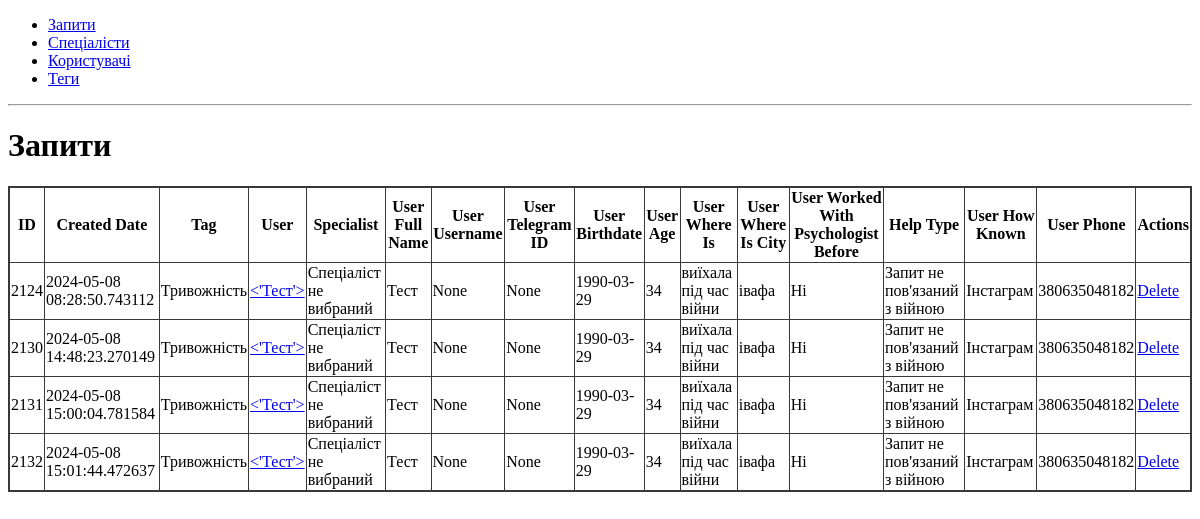
The app's page /requests/, older data.
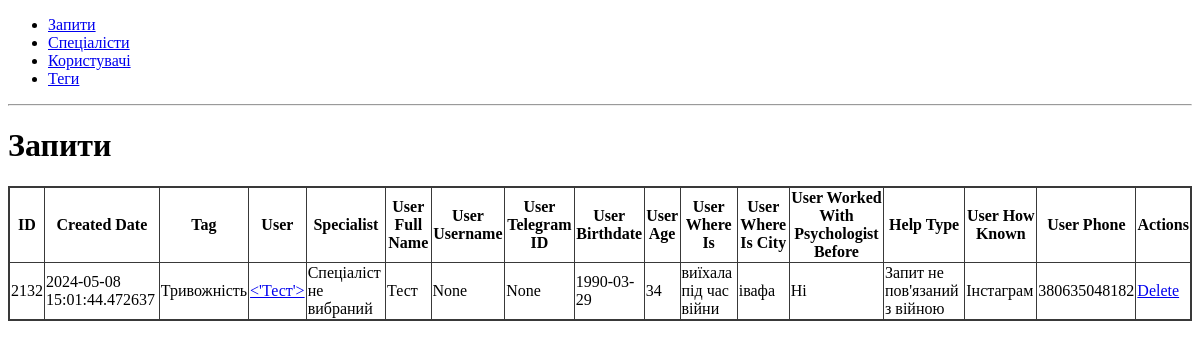
The same page, newer data.
### app/requests/models.py (models this page shows, shortened)
class Request(db.Model):
    id = db.Column(db.Integer, primary_key=True)
    created_date = db.Column(db.DateTime, nullable=False)
    user_full_name = db.Column(db.String(80), nullable=False)
    user_username = db.Column(db.String(80))
    user_telegram_id = db.Column(db.Integer)
    user_birthdate = db.Column(db.Date, nullable=False)
    user_where_is = db.Column(db.String(80), nullable=False)
    user_where_is_city = db.Column(db.String(80), nullable=False)
    user_worked_with_psychologist_before = db.Column(db.String(80), nullable=False)
    help_type = db.Column(db.String(80), nullable=False)
    user_how_known = db.Column(db.String(80), nullable=False)
    user_phone = db.Column(db.Integer, nullable=False)
    request_type = db.Column(db.String(80), nullable=False)
    tag_id = db.Column(db.Integer, db.ForeignKey("tag.id"), nullable=False)
    tag = db.relationship("Tag", backref="requests")
    user_id = db.Column(db.Integer, db.ForeignKey("user.id"), nullable=False)
    user = db.relationship("User", backref="requests")
    specialist_id = db.Column(db.Integer, db.ForeignKey("specialist.id"), nullable=True)
    specialist = db.relationship("Specialist", backref="requests")

### app/tags/models.py (models this page shows, shortened)
class Tag(db.Model):
    __tablename__ = "tag"
    id = db.Column(db.Integer, primary_key=True)
    name = db.Column(db.String(255), unique=True, nullable=False)
    specialists = db.relationship("Specialist", secondary="specialist_tag", back_populates="tags")
    def __repr__(self) -> str:
        return f"{self.name}"

### app/users/models.py (models this page shows, shortened)
class User(db.Model):
    id = db.Column(db.Integer, primary_key=True)
    name = db.Column(db.String(80), unique=True, nullable=False)
    username = db.Column(db.String(80), unique=True)
    telegram_id = db.Column(db.Integer, unique=True)
    birthdate = db.Column(db.Date, nullable=False)
    where_is = db.Column(db.String(80), nullable=False)
    where_is_city = db.Column(db.String(80), nullable=False)
    worked_with_psychologist_before = db.Column(db.String(80), nullable=False)
    phone = db.Column(db.String(80), nullable=False)
    how_known = db.Column(db.String(80), nullable=False)
    age = db.Column(db.Integer)
    def __repr__(self):
        return '<%r>' % self.name

### app/requests/routes.py (the view)
@bp.route("/", methods=["GET", "POST"])
def requests():
    return render_template("requests.html", requests = Request.query.all())

### app/requests/templates/requests.html
{% extends 'base.html' %}
{% block content %}
<h1>Запити</h1>
{% include 'requests_table.html' %}
{% endblock %}

### app/templates/base.html (shortened to what this page needs)
<!DOCTYPE html>
<html lang="en">
<head>
    <link rel="stylesheet" href="{{ url_for('static', filename='style.css') }}">
</head>
<body>
    <nav>
        <ul>
            <li><a href="{{ url_for('requests.requests') }}">Запити</a></li>
            <li><a href="{{ url_for('specialists.specialists') }}">Спеціалісти</a></li>
            <li><a href="{{ url_for('users.users') }}">Користувачі</a></li>
            <li><a href="{{ url_for('tags.tags') }}">Теги</a></li>
        </ul>
    </nav>
    <hr>
    <div class="content">
        {% block content %} {% endblock %}
    </div>
</body>
</html>

### app/requests/templates/requests_table.html
<table id="requests">
    <thead>
        <tr>
            <th>ID</th>
            <th>Created Date</th>
            <th>Tag</th>
            <th>User</th>
            <th>Specialist</th>
            <th>User Full Name</th>
            <th>User Username</th>
            <th>User Telegram ID</th>
            <th>User Birthdate</th>
            <th>User Age</th>
            <th>User Where Is</th>
            <th>User Where Is City</th>
            <th>User Worked With Psychologist Before</th>
            <th>Help Type</th>
            <th>User How Known</th>
            <th>User Phone</th>
            <th>Actions</th>
        </tr>
    </thead>
    <tbody>
        {% for request in requests %}
        <tr>
            <td>{{ request.id }}</td>
            <td>{{ request.created_date }}</td>
            <td>{{ request.tag }}</td>
            <td><a href="{{ url_for('users.user_card', user_id=request.user_id) }}">{{ request.user }}</a></td>
            <td>
                {% if request.specialist %}
                <a href="{{ url_for('specialists.specialist_card', specialist_id=request.specialist_id) }}">{{ request.specialist }}</a>
                {% else %}
                Спеціаліст не вибраний
                {% endif %}
            </td>
            <td>{{ request.user_full_name }}</td>
            <td>{{ request.user_username }}</td>
            <td>{{ request.user_telegram_id }}</td>
            <td>{{ request.user_birthdate }}</td>
            <td>{{ request.user.age }}</td>
            <td>{{ request.user_where_is }}</td>
            <td>{{ request.user_where_is_city }}</td>
            <td>{{ request.user_worked_with_psychologist_before }}</td>
            <td>{{ request.help_type }}</td>
            <td>{{ request.user_how_known }}</td>
            <td>{{ request.user_phone }}</td>
            <td>
                <a href="{{ url_for('requests.delete_request', request_id=request.id) }}">Delete</a>
            </td>
        </tr>
        {% endfor %}
    </tbody>
</table>

### app/static/style.css (style rules this page uses)
table { border: 2px solid #393939; border-collapse: collapse; }
th, td { border: 0.5px solid #393939; }

Row changes from the older to the newer data that the page shows:
removed Request: id "2124", created_date "2024-05-08 08:28:50.743112", tag "Тривожність", user "<'Тест'>", user_full_name "Тест", user_username "None", user_telegram_id "None", user_birthdate "1990-03-29", user.age "34", user_where_is "виїхала під час війни", user_where_is_city "івафа", user_worked_with_psychologist_before "Ні", help_type "Запит не пов'язаний з війною", user_how_known "Інстаграм", user_phone "380635048182"
removed Request: id "2130", created_date "2024-05-08 14:48:23.270149", tag "Тривожність", user "<'Тест'>", user_full_name "Тест", user_username "None", user_telegram_id "None", user_birthdate "1990-03-29", user.age "34", user_where_is "виїхала під час війни", user_where_is_city "івафа", user_worked_with_psychologist_before "Ні", help_type "Запит не пов'язаний з війною", user_how_known "Інстаграм", user_phone "380635048182"
removed Request: id "2131", created_date "2024-05-08 15:00:04.781584", tag "Тривожність", user "<'Тест'>", user_full_name "Тест", user_username "None", user_telegram_id "None", user_birthdate "1990-03-29", user.age "34", user_where_is "виїхала під час війни", user_where_is_city "івафа", user_worked_with_psychologist_before "Ні", help_type "Запит не пов'язаний з війною", user_how_known "Інстаграм", user_phone "380635048182"
